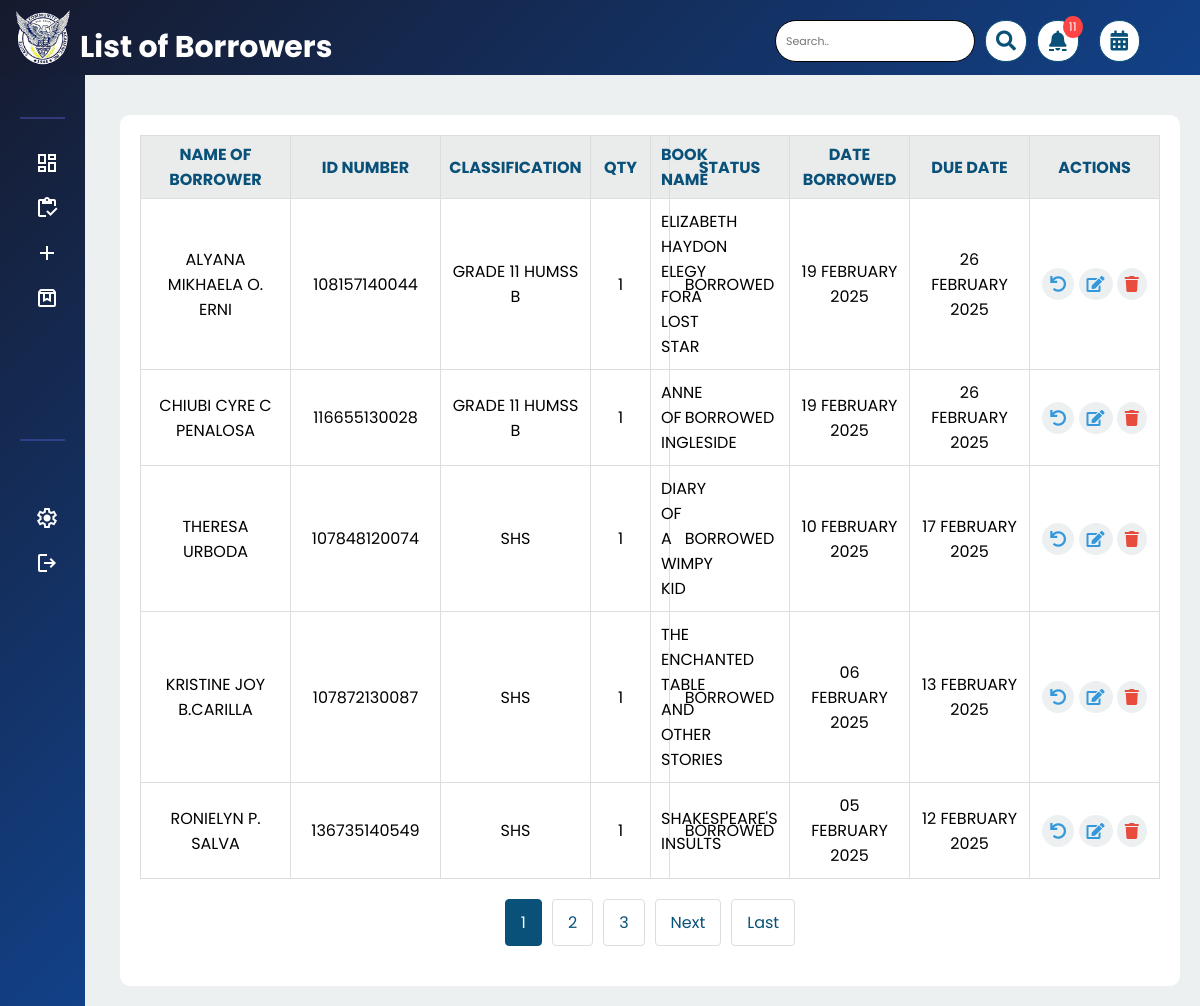
/php/borrowlist.php (signed in), run on the app's committed database.
### tables this page shows
CREATE TABLE `borrowers` (
  `id` int(11) NOT NULL,
  `name` varchar(255) NOT NULL,
  `number` varchar(255) NOT NULL,
  `b_class` varchar(255) NOT NULL,
  `b_bookname` varchar(255) DEFAULT NULL,
  `borrow_status` text NOT NULL,
  `borrow_date` date NOT NULL DEFAULT curdate(),
  `return_date` date DEFAULT NULL,
  `quantity` int(11) NOT NULL DEFAULT 1,
  `duedate` date DEFAULT NULL
);

### php/borrowlist.php (the view, shortened to what this page needs)
<?php
require 'config.php';
$searchQuery = '';
$searchParams = [];
$orderByDueDates = false;
$itemsPerPage = 5;
$currentPage = isset($_GET['page']) ? (int)$_GET['page'] : 1;
$offset = ($currentPage - 1) * $itemsPerPage;
$countSql = "SELECT COUNT(*) FROM borrowers WHERE borrow_status != 'returned'";
$countStmt = $pdo->prepare($countSql);
$countStmt->execute($searchParams);
$totalRecords = $countStmt->fetchColumn();
$totalPages = ceil($totalRecords / $itemsPerPage);
$sql = "SELECT * FROM borrowers WHERE borrow_status != 'returned'";
$sql .= $orderByDueDates ? " ORDER BY duedate ASC" : " ORDER BY borrow_date DESC";
$sql .= " LIMIT ? OFFSET ?";
$params = array_merge($searchParams, [$itemsPerPage, $offset]);
$stmt = $pdo->prepare($sql);
$stmt->execute($params);
$borrowers = $stmt->fetchAll(PDO::FETCH_ASSOC);
$notificationCount = $pdo->query("SELECT COUNT(*) FROM borrowers
    WHERE borrow_status IN ('overdue', 'due today', 'due tomorrow', 'due after tomorrow')
    AND borrow_status != 'returned'")->fetchColumn();
?>
<!DOCTYPE html>
<html>
<head>
    <link rel="stylesheet" type="text/css" href="../css/borrowlist.css">
    <link rel="stylesheet" href="https://cdnjs.cloudflare.com/ajax/libs/font-awesome/5.15.4/css/all.min.css">
</head>
<body>
    <div class="header">
        <div class="sidebar-header">
            <img src="../img/logo.png" alt="Logo" class="nav-logo">
        </div>
        <div class="title-container">
            <h2>List of Borrowers</h2>
        </div>
        <div class="search-container">
            <form method="GET" action="borrowlist.php" class="search-form">
                <input type="text" name="search" value="<?php echo htmlspecialchars($searchQuery); ?>" placeholder="Search..">
                <button type="submit" class="search-button"><i class="fas fa-search"></i></button>
                <a href="javascript:void(0);" onclick="showNotifications();" class="due-dates-button notification-button" title="Notifications">
                    <i class="fas fa-bell"></i>
                    <?php if ($notificationCount > 0): ?>
                        <span class="notification-badge"><?php echo $notificationCount; ?></span>
                    <?php endif; ?>
                </a>
                <a href="borrowlist.php?sort=duedates" class="due-dates-button" title="Due Dates">
                    <i class="fas fa-calendar-alt"></i>
                </a>
            </form>
        </div>
    </div>
    <?php include 'navbar.php'; ?>
    <div class="content-container">
        <div class="table-container">
            <?php if (empty($borrowers)) : ?>
                <p>No records found</p>
            <?php else : ?>
                <table>
                    <thead>
                        <tr>
                            <th class="id-header">Name of Borrower</th>
                            <th class="id-header">ID Number</th>
                            <th class="class-header">Classification</th>
                            <th class="quantity-header">QTY</th>
                            <th>Book Name</th>
                            <th class="dborrow-header">Status</th>
                            <th class="dborrow-header">Date Borrowed</th>
                            <th class="dborrow-header">Due Date</th>
                            <th class="Action-header">Actions</th>
                        </tr>
                    </thead>
                    <tbody>
                        <?php
                        foreach ($borrowers as $index => $borrower) {
                            $borrowerStatus = 'Borrowed';
                        ?>
                        <tr>
                            <td><?php echo htmlspecialchars($borrower['name']); ?></td>
                            <td><?php echo htmlspecialchars($borrower['number']); ?></td>
                            <td><?php echo htmlspecialchars($borrower['b_class']); ?></td>
                            <td><?php echo htmlspecialchars($borrower['quantity']); ?></td>
                            <td><?php echo htmlspecialchars($borrower['b_bookname']); ?></td>
                            <td><?php echo $borrowerStatus; ?></td>
                            <td><?php echo date('d F Y', strtotime($borrower['borrow_date'])); ?></td>
                            <td><?php echo date('d F Y', strtotime($borrower['duedate'])); ?></td>
                            <td>
                                <a href="javascript:void(0);" onclick="confirmReturn(<?php echo $borrower['id']; ?>);" class="action-icon" title="Mark as Return">
                                    <i class="fas fa-undo"></i>
                                </a>
                                <a href="javascript:void(0);" onclick="populateUpdateModal(<?php echo htmlspecialchars(json_encode($borrower), ENT_QUOTES, 'UTF-8'); ?>);" class="action-icon" title="Update">
                                    <i class="fas fa-edit"></i>
                                </a>
                                <a href="javascript:void(0);" onclick="confirmDelete(<?php echo $borrower['id']; ?>);" class="action-icon delete-icon" title="Delete">
                                    <i class="fas fa-trash"></i>
                                </a>
                            </td>
                        </tr>
                        <?php } ?>
                    </tbody>
                </table>
            <?php endif; ?>
            <div class="pagination">
                <?php if ($totalPages > 0) : ?>
                    <?php for ($page = 1; $page <= $totalPages; $page++) : ?>
                        <a href="borrowlist.php?page=<?php echo $page; ?>&search=<?php echo urlencode($searchQuery); ?>&sort=<?php echo urlencode($orderByDueDates ? 'duedates' : ''); ?>" class="pagination-link <?php echo ($page == $currentPage) ? 'active' : ''; ?>">
                            <?php echo $page; ?>
                        </a>
                    <?php endfor; ?>
                    <?php if ($currentPage < $totalPages) : ?>
                        <a href="borrowlist.php?page=<?php echo ($currentPage + 1); ?>&search=<?php echo urlencode($searchQuery); ?>&sort=<?php echo urlencode($orderByDueDates ? 'duedates' : ''); ?>" class="pagination-link">Next</a>
                    <?php endif; ?>
                    <?php if ($currentPage < $totalPages) : ?>
                        <a href="borrowlist.php?page=<?php echo $totalPages; ?>&search=<?php echo urlencode($searchQuery); ?>&sort=<?php echo urlencode($orderByDueDates ? 'duedates' : ''); ?>" class="pagination-link">Last</a>
                    <?php endif; ?>
                <?php endif; ?>
            </div>
        </div>
    </div>
</body>
</html>

### css/navbar.css (style rules this page uses)
* { margin: 0; padding: 0; box-sizing: border-box; font-family: "Poppins", sans-serif; }
body { min-height: 100vh; background: #F0F4FF; }
.nav-logo { margin-top: 10px; width: 55px; }

### php/borrowlist.php (style rules this page uses)
.notification-button { position: relative; margin: 0 10px; }
.notification-badge { position: absolute; top: -5px; right: -5px; background: #ff4444; color: white; border-radius: 50%; padding: 2px 6px; font-size: 12px; min-width: 18px; text-align: center; }

### data on the page
borrowers: name "ALYANA MIKHAELA O. ERNI", number "108157140044", b_class "GRADE 11 HUMSS B", quantity "1", b_bookname "ELIZABETH HAYDON ELEGY FORA LOST STAR", borrowerStatus "BORROWED", borrow_date "19 FEBRUARY 2025", duedate "26 FEBRUARY 2025"
borrowers: name "CHIUBI CYRE C PENALOSA", number "116655130028", b_class "GRADE 11 HUMSS B", quantity "1", b_bookname "ANNE OF INGLESIDE", borrowerStatus "BORROWED", borrow_date "19 FEBRUARY 2025", duedate "26 FEBRUARY 2025"
borrowers: name "THERESA URBODA", number "107848120074", b_class "SHS", quantity "1", b_bookname "DIARY OF A WIMPY KID", borrowerStatus "BORROWED", borrow_date "10 FEBRUARY 2025", duedate "17 FEBRUARY 2025"
borrowers: name "KRISTINE JOY B.CARILLA", number "107872130087", b_class "SHS", quantity "1", b_bookname "THE ENCHANTED TABLE AND OTHER STORIES", borrowerStatus "BORROWED", borrow_date "06 FEBRUARY 2025", duedate "13 FEBRUARY 2025"
borrowers: name "RONIELYN P. SALVA", number "136735140549", b_class "SHS", quantity "1", b_bookname "SHAKESPEARE'S INSULTS", borrowerStatus "BORROWED", borrow_date "05 FEBRUARY 2025", duedate "12 FEBRUARY 2025"

### other printed values
$notificationCount "11"
